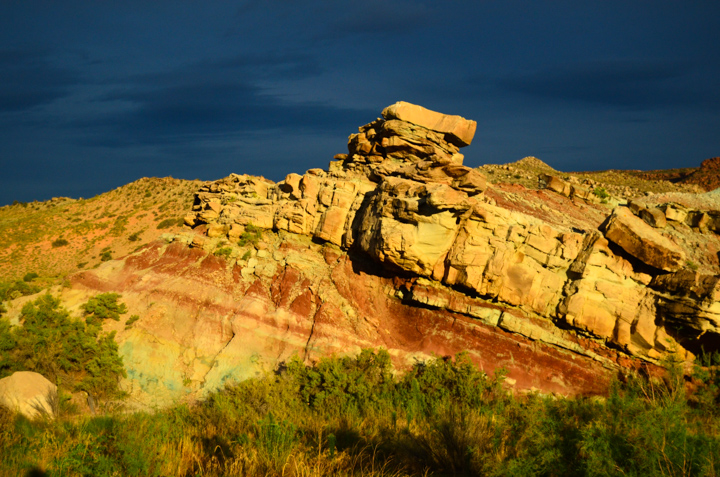
#> input picture tests/1.jpg, 720 x 477 px
$ python test2.py
#> lines starting #> are read from the running program, lines starting #| are printed output that depends on the picture; after the words box and inside, x2 and y2 are one past the last pixel; in counts of white or black regions, pixels touching at a corner belong together
### ImageOperations/Operation.py
import numpy as np
import matplotlib.pyplot as plit
from skimage import io
from skimage import color
from skimage.feature import ORB
from skimage.feature import match_descriptors
from skimage.transform import ProjectiveTransform
from skimage.measure import ransac
from skimage.transform import SimilarityTransform
from skimage.transform import warp
from skimage.feature import match_descriptors


#TODO:  Write repeating lines in a map
#TODO:  Write the function Stitch to work for n number of images

class Stitch():
    def __init__(self):
          pass
    def sticher(self, img_lst_3):
        #TODO: Take in a 3 length list of images
        #[] = map rgb to gray
        #Loop through Image objects
        #Loading Images and turning to RGB
        keypoints_descriptors=[]
        load_rgb2g = lambda x: color.rgb2gray(io.imread(x))
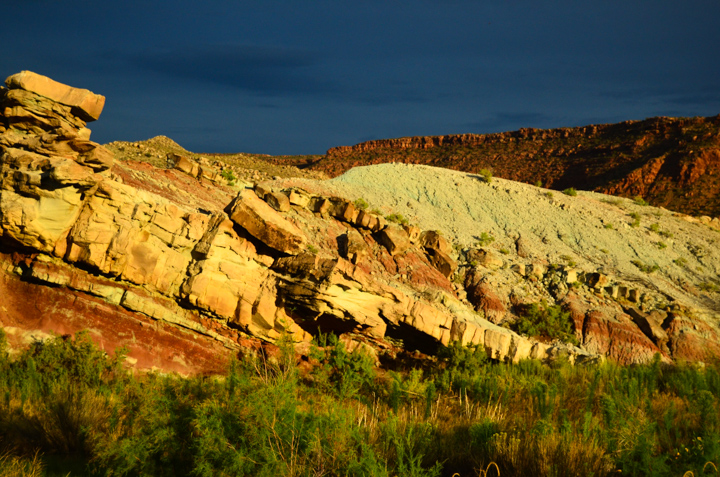
#> input picture tests/2.jpg, 720 x 477 px
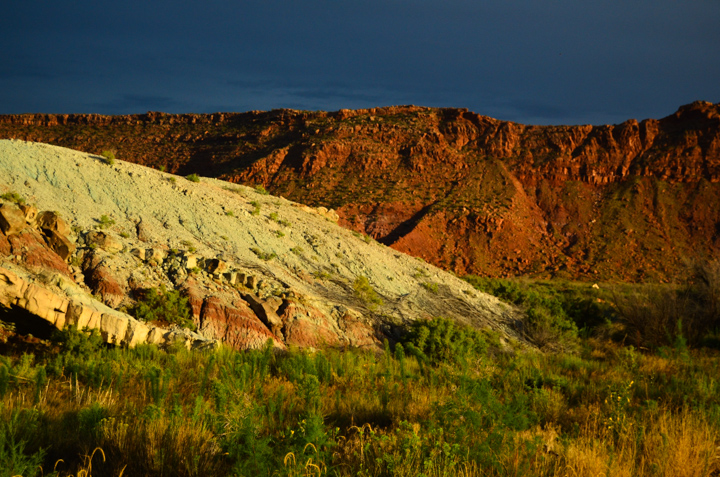
#> input picture tests/3.jpg, 720 x 477 px
        gray_img = list(map(load_rgb2g, img_lst_3))
#> gray_img = 3 items


        #ORB is used to find featurs in images, n_keypoints
        #Is the number of features to be found in the Image
        #We use the orb instance to calculate features in each Image
        #We then Find the oevrlaping Features and remove the Redundant features
        orb = ORB(n_keypoints=800, fast_threshold= 0.07)
        for img in gray_img:
            orb.detect_and_extract(img)
            keypoints_descriptors.append((orb.keypoints, orb.descriptors))
#> this loop made 3 passes
#> after the loop, keypoints_descriptors = 3 items

        matches01 = match_descriptors(keypoints_descriptors[0][1], keypoints_descriptors[1][1], cross_check=True)
#> matches01 = 358 pairs, first value 0 to 798, second value 0 to 796
        matches12 = match_descriptors(keypoints_descriptors[1][1], keypoints_descriptors[2][1], cross_check=True)
#> matches12 = 317 pairs, first value 8 to 797, second value 0 to 798
        #We use the RANSAC algorithm to remove the extra features
        src = keypoints_descriptors[0][0][matches01[:, 0]][:, ::-1]
#> src = 358 pairs, first value 173 to 698, second value 129.6 to 376
        dst = keypoints_descriptors[1][0][matches01[:, 1]][:, ::-1]
#> dst = 358 pairs, first value 20 to 673, second value 100.8 to 356.7

        model_robust01, inliers01 = ransac((src, dst), ProjectiveTransform, min_samples=4, residual_threshold=1, max_trials=300)

        src = keypoints_descriptors[2][0][matches12[:, 1]][:, ::-1]
#> src = 317 pairs, first value 23 to 623, second value 115 to 432
        dst = keypoints_descriptors[1][0][matches12[:, 0]][:, ::-1]
#> dst = 317 pairs, first value 20 to 698, second value 106 to 437

        model_robust12, inliers12 = ransac((src, dst), ProjectiveTransform, min_samples=4, residual_threshold=1, max_trials=300)

        #Warping the Images to stitch together
        r, c = gray_img[0].shape[:2]
#> r = 477; c = 720
        corners = np.array([[0, 0],[0, r], [c, 0], [c, r]])
#> corners = [[0, 0], [0, 477], [720, 0], [720, 477]]
        warped_corners01 = model_robust01(corners)
#> warped_corners01 = [[-448, -78.4], [-456.3, 466.4], [349.6, -7.44], [330.4, 452]]
        warped_corners12 = model_robust12(corners)
#> warped_corners12 = [[379.1, 34.21], [394.8, 488.9], [1187.1, -47.98], [1236, 524.8]]

        # Find the extents of both the reference image and the warped
        # target image
        all_corners = np.vstack((warped_corners01, warped_corners12, corners))
#> all_corners = [[-448, -78.4], [-456.3, 466.4], [349.6, -7.44], [330.4, 452], [379.1, 34.21], [394.8, 488.9], [1187.1, -47.98], [1236, 524.8], [0, 0], [0, 477], [720, 0], [720, 477]]

        # The overally output shape will be max - min
        corner_min = np.min(all_corners, axis=0)
#> corner_min = [-456.3, -78.4]
        corner_max = np.max(all_corners, axis=0)
#> corner_max = [1236, 524.8]
        output_shape = (corner_max - corner_min)
#> output_shape = [1692.4, 603.2]

        # Ensure integer shape with np.ceil and dtype conversion
        output_shape = np.ceil(output_shape[::-1]).astype(int)
#> output_shape = [604, 1693]


        offset1 = SimilarityTransform(translation= -corner_min)
        transform01 = (model_robust01 + offset1).inverse
        image1_warped = warp(gray_img[0], transform01, order=3,output_shape=output_shape, cval=-1)

        image1_mask = (image1_warped != -1)  # Mask == 1 inside image
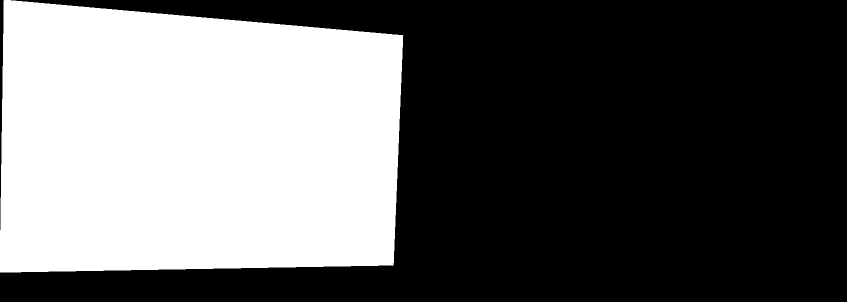
#> image1_mask: shape (604, 1693) bool (shown at 1/2 size); 39.1% white; 1 white region, box (x1, y1, x2, y2) and area: (0, 0, 807, 545) 399731
        image1_warped[~image1_mask] = 0      # Return background values to 0


        image2_warped = warp(gray_img[1], offset1.inverse, order=3, output_shape=output_shape, cval=-1)

        image2_mask = (image2_warped != -1)  # Mask == 1 inside image
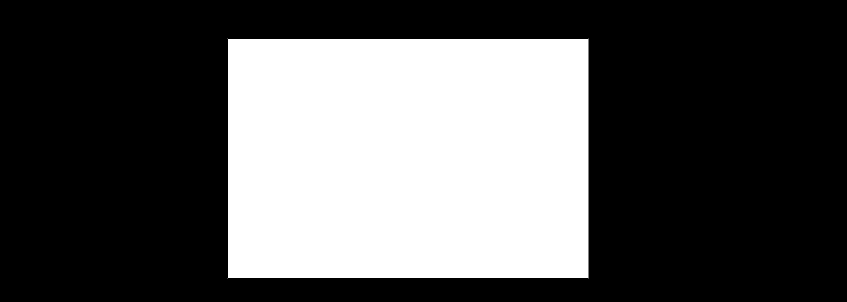
#> image2_mask: shape (604, 1693) bool (shown at 1/2 size); 33.7% white; 1 white region, box (x1, y1, x2, y2) and area: (455, 77, 1178, 557) 344642
        image2_warped[~image2_mask] = 0      # Return background values to 0

        transform12 = (model_robust12 + offset1).inverse
        image3_warped = warp(gray_img[2], transform12, order=3, output_shape=output_shape, cval=-1)


        image3_mask = (image3_warped != -1)  # Mask == 1 inside image
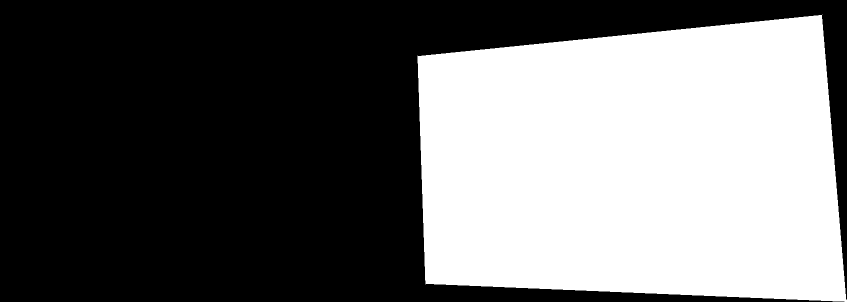
#> image3_mask: shape (604, 1693) bool (shown at 1/2 size); 41.6% white; 1 white region, box (x1, y1, x2, y2) and area: (834, 29, 1693, 604) 425643
        image3_warped[~image3_mask] = 0

        merged = (image1_warped + image2_warped + image3_warped)
        overlap = (image1_mask* 1.0 + image2_mask + image3_mask)
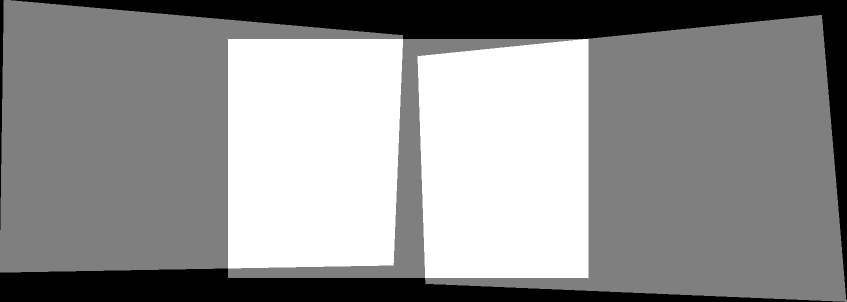
#> overlap: shape (604, 1693) float64 (shown at 1/2 size); min 0, max 2, mean 1.14; drawn with min black and max white
        normalized = merged / np.maximum(overlap, 1)
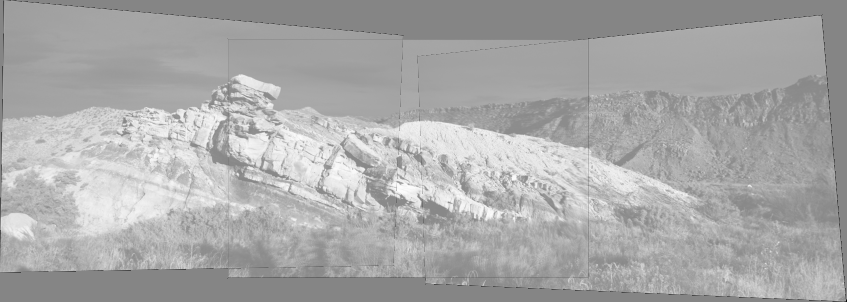
#> normalized: shape (604, 1693) float64 (shown at 1/2 size); min -1, max 0.912, mean 0.272; drawn with min black and max white
        return normalized

### tests/test2.py
from Operation import Stitch
import skimage
import matplotlib.pyplot as plt
instance= Stitch()
result= instance.sticher(["1.jpg","2.jpg","3.jpg"])
fig, ax = plt.subplots(figsize=(15, 12))

ax.imshow(result, cmap='gray')
fig.savefig("memememe.jpeg")
plt.tight_layout()
ax.axis('off');
